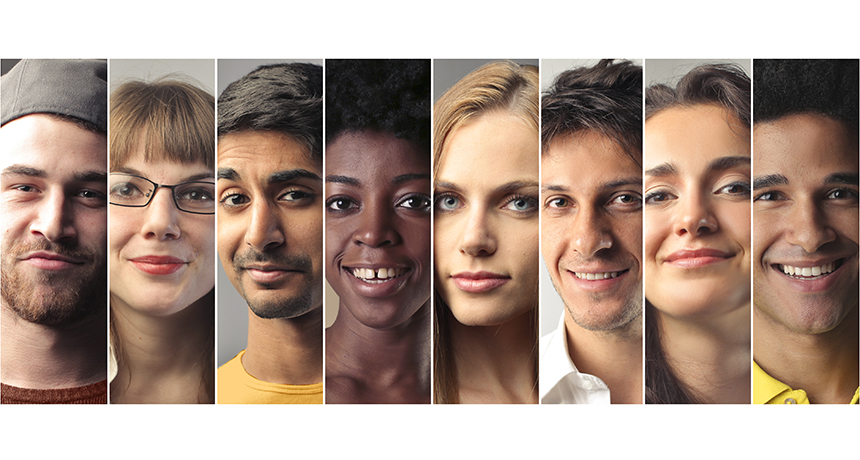
#> input picture DnPP/test.jpg, 860 x 460 px
$ python detector.py
#> lines starting #> are read from the running program, lines starting #| are printed output that depends on the picture
#> further down, frame is the input picture: shape (460, 860, 3); mean B, G, R 137.2, 149.3, 171
import cv2,os
from . import preprocesses as PP
class Detector:
	"""Detects face using OpenCV & Haars."""
	def __init__(self):
		d = os.path.dirname(os.path.realpath(__file__))
		self.faceDetector = cv2.CascadeClassifier(d+'/haarcascade_frontalface_default.xml')
		self.leftEyeDetector = cv2.CascadeClassifier(d+'/haarcascade_lefteye_2splits.xml')
		self.rightEyeDetector = cv2.CascadeClassifier(d+'/haarcascade_righteye_2splits.xml')

	def detect(self,frame):
		img = cv2.cvtColor(frame,cv2.COLOR_BGR2GRAY)
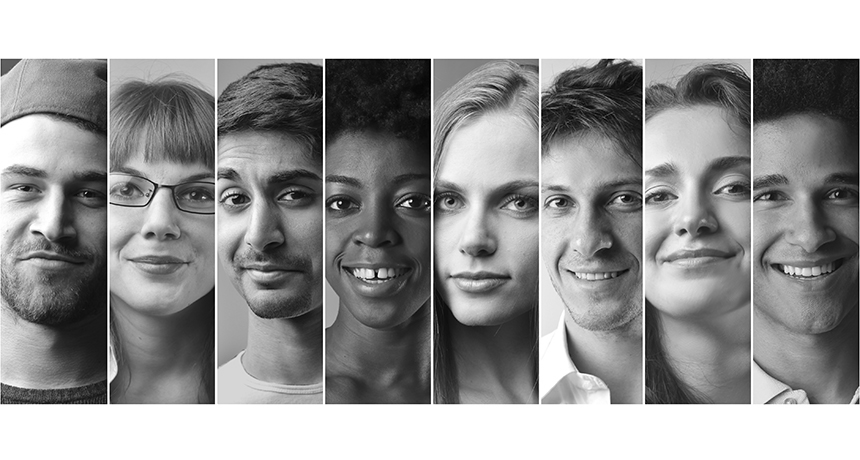
#> img: shape (460, 860); min 0, max 255, mean 154.4
		img=cv2.equalizeHist(img)
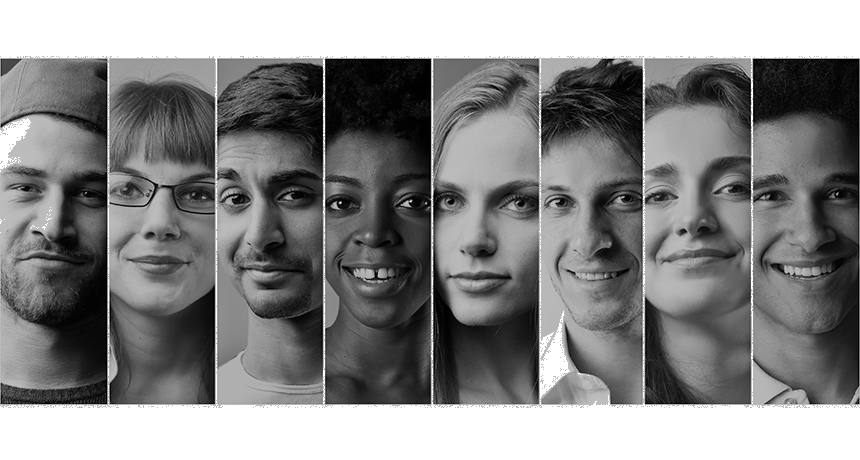
#> img: shape (460, 860); min 0, max 255, mean 135.9
		faceCoords = self.faceDetector.detectMultiScale(img,scaleFactor=1.1,minNeighbors=5)
#> faceCoords = [[395, 135, 173, 173], [518, 143, 145, 145], [307, 139, 139, 139], [83, 135, 159, 159], [186, 133, 165, 165], [607, 113, 181, 181]]
		faces =[]
		for x,y,w,h in faceCoords:
			face = img[y:y+h,x:x+w]
			if self.detectEyes(face):
				faces.append(cv2.resize(face,(150,150)))
#> this loop made 6 passes
#> (x, y, w, h, leftEye in detectEyes, rightEye in detectEyes) on passes 2, 4, 5, 6: (518, 143, 145, 145, [[25, 32, 40, 40]], [[26, 39, 32, 32]]), (83, 135, 159, 159, [[95, 35, 39, 39]], [[26, 30, 38, 38], [50, 89, 61, 61]]), (186, 133, 165, 165, [[87, 31, 47, 47]], [[34, 45, 33, 33], [89, 35, 42, 42]]), (607, 113, 181, 181, [[36, 57, 40, 40], [98, 47, 45, 45]], [[108, 48, 43, 43], [31, 54, 44, 44], [68, 106, 58, 58]])
#> (x, y, w, h, leftEye in detectEyes) on pass 1: (395, 135, 173, 173, [[102, 37, 50, 50]])
#> pass 1, in detect, `face = img[y:y+h,x:x+w]`:
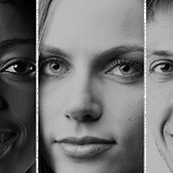
#> face: shape (173, 173); min 0, max 255, mean 115.6
#> pass 3, in detect, `face = img[y:y+h,x:x+w]`:
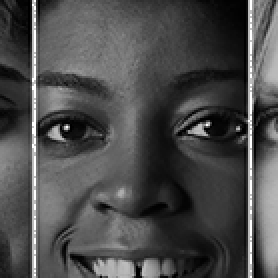
#> face: shape (139, 139) (shown 2 times larger); min 0, max 255, mean 75.3
#> after the loop:
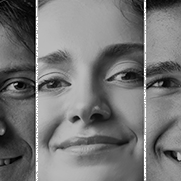
#> face: shape (181, 181); min 0, max 255, mean 117.4
#> after the loop, faces = 4 items
		if len(faces)<1:
			return None
		return faces

	def detectEyes(self,face):
		leftEye = self.leftEyeDetector.detectMultiScale(face,scaleFactor=1.1,minNeighbors=5)
		rightEye = self.rightEyeDetector.detectMultiScale(face,scaleFactor=1.1,minNeighbors=5)
		if len(leftEye)>0 and len(rightEye)>0:
			return True
		return False

if __name__=='__main__':
	import time

	frame = cv2.imread('test.jpg')
	d = Detector()
	fs = d.detect(frame)
#> fs = 4 items
	if fs:
		print('found: '+str(len(fs)))
#| found: 4
		for i in fs:
			print(i)
			cv2.imshow('subject',i)
			cv2.waitKey(50)
			time.sleep(2)
#> this loop made 4 passes
#> (printed output is left out)
#> pass 1, `cv2.imshow('subject',i)`:
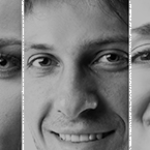
#> window 'subject': shape (150, 150); min 1, max 255, mean 123.1
#> pass 2, `cv2.imshow('subject',i)`:
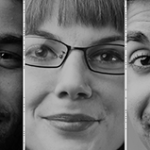
#> window 'subject': shape (150, 150); min 0, max 234, mean 111.7
		cv2.destroyAllWindows()
